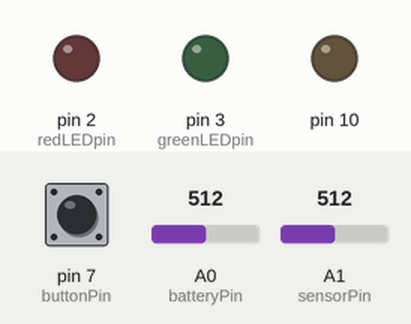
A sketch run on a simulated Arduino Uno, built with avr-gcc and run on an emulated ATmega328P. Parts: output pins drawn as LEDs (lit = HIGH). Inputs (shaded band) come from the test bench; at power-on: pin 7 (buttonPin) LOW, A0 (batteryPin) = 512, A1 (sensorPin) = 512. The local clock reads 2024-03-15 10:24:30 at power-on unless the sketch sets it; storage starts empty; what the sketch prints to the serial monitor is not drawn.

Above: at 1.2 s.
1.3 s: pin 7 (buttonPin) pulled HIGH for 0.15 s
Timing chart, 0 to 4.3 s (numbered marks = the images above; inputs shaded):
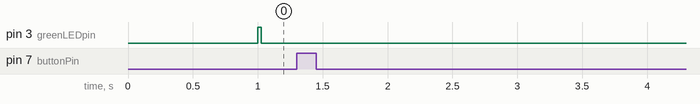

Measured:
- after the input at 1.3 s, pin 3 (greenLEDpin): stops changing and stays LOW

The sketch:

SC_2.ino
```cpp
#include <SD.h>
#include <Wire.h>
#include "RTClib.h"

/**************************************************************************************
SENSORCACHE ARDUINO PROGRAM
VERSION 0.1
CONTACT:  CBSHING@GMAIL.COM
*************************************************************************************/

/*
  This Arduino project uses a Bluetooth serial modem, Adafruit Datalogger Shield (v2), and Arduino Uno
  to record sensor data and send this file to a bluetooth phone

  There is very little that is novel in the code.  Much is comprised by taking other people's existing
  work to allow for the Arduino and Android to talk with each other.  This is created based on code
  written by Lady Ada ( ) from Adafruit and Google Bluetooth Chat.  This code is meant to be part of
  Culturally Situated Sensors - Sensorcaching project.  Anyone is free to download and modify as needed.
  However, if you would like to associate your sensor with the Culturally Situated Sensing network, please
  go to xxx.edu and sign up.

  Instructions for this project:
  1. Go to the Culturally Situated Sensors website (xxx.edu) and download Sensorcache sensor instructions,
     fill out the necessary forms, and download this Sensorcache sensor code
  2. Hook up your sensorcache as seen in the instructions and upload this code to your sensor.
  3. Download "Sensorcaching" from the Android Market
  4. Open up Sensorcaching app on your phone and click the "Share" Button.
  5. Select the "Test my Sensor" Option.  To pair with your sensor select "Connect a Device", then select "Firefly".
     Now you have paired Android to Arduino.  You may need to type passcode: 1234.
  6. Information will automatically be


  Parts Lists:

  Software:


*/

//User defined variables
//#define FIRMWARE_VERSION  0.1
const int sensorcacheid = 1;
//const char sensortype[] = "sensor0";
float sensorValue = 0;
//float sensorMultiplier = 1;
float sensorOffset = 0;

//For testing purposes
const char sensortype[] = "light";
float sensorMultiplier = 1024/5;

// how many milliseconds before checking if the button is pressed. 1000 ms is once a second
#define BUTTON_INTERVAL  100 // mills between entries (reduce to take more/faster data)

// how many milliseconds between grabbing data and logging it. 1000 ms is once a second
#define LOG_INTERVAL  1000 // mills between entries (reduce to take more/faster data)
uint32_t LogTime = 0; // time of last log

// how many milliseconds before writing the logged data permanently to disk
// set it to the LOG_INTERVAL to write each time (safest)
// set it to 10*LOG_INTERVAL to write all data every 10 datareads, you could lose up to
// the last 10 reads if power is lost but it uses less power and is much faster!
#define SYNC_INTERVAL 10000 // mills between calls to flush() - to write data to the card
uint32_t syncTime = 0; // time of last sync()

#define DEBUG_TO_SERIAL   1 // print debug serial lines

// the digital pins that connect to the LEDs
#define redLEDpin 2
#define greenLEDpin 3

// the analog pins that connect to the sensors
#define batteryPin 0          // analog 0
#define sensorPin 1           // analog 1

// the battery reference calculations
const int ref_voltage = 5;
//const float ref_voltage = 3.3;
float batteryVoltage = ref_voltage;

RTC_DS1307 RTC; // define the Real Time Clock object

// for the bluetooth connection state, we use digital pin 6
const int BTconnectPin = 6;
int BTconnectstate = 0;
// for the button, we use digital pin 7
const int buttonPin = 7;
int buttonstate = 0;
// for the data logging shield, we use digital pin 10 for the SD cs line
const int chipSelect = 10;

File logfile;
char filename1[] = "LOGFILE1.txt";
char filename2[] = "LOGFILE2.txt";
boolean filename_flag = false;

void error(char *str)
{
  Serial.print("error: ");
  Serial.println(str);

  // red LED indicates error
  digitalWrite(redLEDpin, HIGH);

  while(1);
}

void setup(void)
{
  Serial.begin(115200);
  Serial.println();

  // use debugging LEDs
  pinMode(redLEDpin, OUTPUT);
  pinMode(greenLEDpin, OUTPUT);

  //define button & BT state pins
  pinMode(BTconnectPin, INPUT);
  pinMode(buttonPin, INPUT);

  // make sure that the default chip select pin is set to
  // output, even if you don't use it
  // for the SD logger:
  pinMode(10, OUTPUT);

  Serial.print("Initializing SD card....");

  // see if the card is present and can be initialized:
  if (!SD.begin(chipSelect)) {
    error("Card failed, or not present");
  }

  Serial.println("card initialized.");

   // connect to RTC
  Wire.begin();
  if (!RTC.begin()) {
    logfile.println("RTC failed");
    Serial.println("RTC failed");
  }

  RTC.adjust(DateTime(__DATE__,__TIME__));

  SD_init();
}

void loop(void)
{
  DateTime now;

  // delay for the amount of time we want between readings
  delay((BUTTON_INTERVAL -1) - (millis() % BUTTON_INTERVAL));

  buttonstate = digitalRead(buttonPin);
  if(buttonstate == HIGH) {
#if DEBUG_TO_SERIAL
  Serial.println("Button Pressed");
#endif // DEBUG_TO_SERIAL
    logfile.close();
    connectBT();
    SD_init();
  }

  // delay for the amount of time we want between readings
  if ((millis() - LogTime) < LOG_INTERVAL) return;
  LogTime = millis();

  digitalWrite(greenLEDpin, HIGH);

  // print the id number
  logfile.print(sensorcacheid);
  logfile.print(",");
#if DEBUG_TO_SERIAL
  Serial.print(sensorcacheid);
  Serial.print(",");
#endif // DEBUG_TO_SERIAL

  // fetch the time
  now = RTC.now();
  // log time
  logfile.print('"');
  logfile.print(now.year(), DEC);
  logfile.print("/");
  logfile.print(now.month(), DEC);
  logfile.print("/");
  logfile.print(now.day(), DEC);
  logfile.print(" - ");
  logfile.print(now.hour(), DEC);
  logfile.print(":");
  logfile.print(now.minute(), DEC);
  logfile.print('"');
#if DEBUG_TO_SERIAL
  Serial.print('"');
  Serial.print(now.year(), DEC);
  Serial.print("/");
  Serial.print(now.month(), DEC);
  Serial.print("/");
  Serial.print(now.day(), DEC);
  Serial.print(" - ");
  Serial.print(now.hour(), DEC);
  Serial.print(":");
  Serial.print(now.minute(), DEC);
  Serial.print('"');
#endif //DEBUG_TO_SERIAL

  analogRead(sensorPin);
  delay(10);
  int sensorReading = analogRead(sensorPin);
  float sensorVoltage = (sensorReading * ref_voltage)/1024;
  sensorValue = (sensorVoltage*sensorMultiplier) + sensorOffset;

  logfile.print(", ");
  logfile.print(sensorValue);
#if DEBUG_TO_SERIAL
  Serial.print(", ");
  Serial.print(sensorValue);
#endif // DEBUG_TO_SERIAL

  analogRead(batteryPin);
  delay(10);
  int batteryReading = analogRead(batteryPin);
  batteryVoltage = (batteryReading*ref_voltage)/1024;

  logfile.print(", ");
  logfile.print(batteryVoltage);
#if DEBUG_TO_SERIAL
  Serial.print(", ");
  Serial.print(batteryVoltage);
#endif // DEBUG_TO_SERIAL

  logfile.println();
#if DEBUG_TO_SERIAL
  Serial.println();
#endif // DEBUG_TO_SERIAL

  digitalWrite(greenLEDpin, LOW);

  // Now we write data to disk! Don't sync too often - requires 2048 bytes of I/O to SD card
  // which uses a bunch of power and takes time
  if ((millis() - syncTime) < SYNC_INTERVAL) return;
  syncTime = millis();

  // blink LED to show we are syncing data to the card & updating FAT!
  digitalWrite(redLEDpin, HIGH);
  logfile.flush();
  digitalWrite(redLEDpin, LOW);

}

void SD_init(void)
{
  // create a new file
  if (!filename_flag) {
    SD.remove(filename2);
    logfile = SD.open(filename2, FILE_WRITE);
    filename_flag = true;
  }
  else {
    SD.remove(filename1);
    logfile = SD.open(filename1, FILE_WRITE);
    filename_flag = false;
  }

#if DEBUG_TO_SERIAL
  Serial.print("Filename_flag = ");
  Serial.println(filename_flag);
#endif // DEBUG_TO_SERIAL

    //For up to 99 different files use the following
/*  for (uint8_t i = 0; i < 100; i++) {
    filename[6] = i/10 + '0';
    filename[7] = i%10 + '0';
    if (! SD.exists(filename)) {
      // only open a new file if it doesn't exist
      logfile = SD.open(filename, FILE_WRITE);
      break;  // leave the loop!
    }
  }
 */
  if (! logfile) {
    error("couldnt create file");
  }

  Serial.print("Logging to: ");
  if(filename_flag)
    Serial.println(filename2);
  else
    Serial.println(filename1);

  logfile.print("id,timestamp,");
  logfile.print(sensortype);
  logfile.println(",bat");
#if DEBUG_TO_SERIAL
  Serial.print("id,timestamp,");
  Serial.print(sensortype);
  Serial.println(",bat");
#endif //DEBUG_TO_SERIAL

  return;
}

void connectBT(void)
{
  delay(10);
  //Wait for BT to be connected.
  char c;
  while(c != '$') {
    if(Serial.available())
      c = Serial.read();
#if DEBUG_TO_SERIAL
  //Serial.println("Waiting for a connection 1...");
#endif //DEBUG_TO_SERIAL
  }
  while(c != '#') {
    if(Serial.available())
      c = Serial.read();
#if DEBUG_TO_SERIAL
  //Serial.println("Waiting for a connection 2...");
#endif //DEBUG_TO_SERIAL
  }
/*
  while(!BTconnectstate == HIGH){
    BTconnectstate = digitalRead(BTconnectPin);
#if DEBUG_TO_SERIAL
  Serial.print("Waiting for a connection...");
#endif //DEBUG_TO_SERIAL
  }
*/

  //This statement will only be shown during the test phase
  Serial.print("$$ You have connected to Sensorcache Sensor ");
  Serial.print(sensorcacheid);
  Serial.println(" %%");

  // re-open the file for reading:
  if(filename_flag)
    logfile = SD.open(filename2);
  else
    logfile = SD.open(filename1);

  if(logfile)  {
    Serial.print("&& ");
    int16_t c;
    while ((c = logfile.read()) > 0) {
      Serial.print((char)c);
    }
    logfile.close();
    Serial.print(" %%");
  }
  else {
    error("&& File not found %%");
  }

/*
  while(BTconnectstate == HIGH) {
    BTconnectstate = digitalRead(BTconnectPin);
#if DEBUG_TO_SERIAL
  Serial.print("Waiting to end a connection...");
#endif //DEBUG_TO_SERIAL
  }
*/
  return;
}
```
